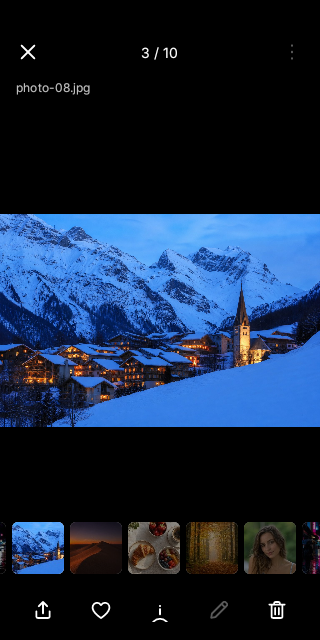
#> input picture hgallery/evidence/06-viewer.png, 320 x 640 px, found by its file name
$ python m02_viewer.py
#> lines starting #> are read from the running program, lines starting #| are printed output that depends on the picture
### hgallery/docs/design/lib.py
from PIL import Image, ImageDraw, ImageFont, ImageFilter
import math

# NOIR tokens, exactly as specified in the directive.
BG        = (5,5,5)
BG2       = (17,17,17)
SURFACE   = (25,25,25)
ELEVATED  = (34,34,34)
BORDER    = (56,56,56)
TEXT      = (242,240,235)
TEXT2     = (146,146,146)
ACCENT    = (242,138,54)

FONT = "/home/user/vodiwalker_panel/hgallery/app/src/main/res/font/inter_variable.ttf"
FONT_FA = "/home/user/vodiwalker_panel/gallery/app/src/main/res/font/vazirmatn_medium.ttf"

def F(size, weight=None):
    # Inter variable: PIL picks the default instance; set_variation_by_axes gives weight.
    f = ImageFont.truetype(FONT, size)
    if weight is not None:
        try:
            f.set_variation_by_axes([weight])
        except Exception:
            pass
    return f

def FA(size, weight=None):
    f = ImageFont.truetype("/home/user/vodiwalker_panel/hgallery/app/src/main/res/font/vazirmatn_medium.ttf", size)
    return f

def rrect(d, box, r, fill=None, outline=None, w=1, width=None):
    if width is not None: w = width
    d.rounded_rectangle(box, radius=r, fill=fill, outline=outline, width=w)

def text(d, xy, s, font, fill, anchor="la"):
    d.text(xy, s, font=font, fill=fill, anchor=anchor)

# [11 lines left out: function vignette, not called in this run]

def rounded(img, r):
    mask = Image.new("L", img.size, 0)
    ImageDraw.Draw(mask).rounded_rectangle((0, 0, img.size[0] - 1, img.size[1] - 1), radius=r, fill=255)
    out = Image.new("RGBA", img.size, (0, 0, 0, 0))
    out.paste(img, (0, 0), mask)
    return out

# [6 lines left out: function phone_frame, not called in this run]

### hgallery/docs/design/m02_viewer.py
import lib
from lib import BG, SURFACE, ELEVATED, BORDER, TEXT, TEXT2, ACCENT, F, rrect, text, rounded
from PIL import Image, ImageDraw

S = 2
W, H = 390, 844
w, h = W * S, H * S
def px(v): return int(v * S)

canvas = Image.new("RGB", (w, h), (0, 0, 0))
#> canvas: PIL image 780x1688 RGB; every value is 0
d = ImageDraw.Draw(canvas)

# ── the photograph ───────────────────────────────────────────────────────────
# Its own evidence, cropped to the photo band, sitting between the chrome zones.
src = Image.open("/tmp/mock/06-viewer.png").convert("RGB")
photo = src.crop((0, 150, 320, 470)).resize((w, px(320)), Image.LANCZOS)
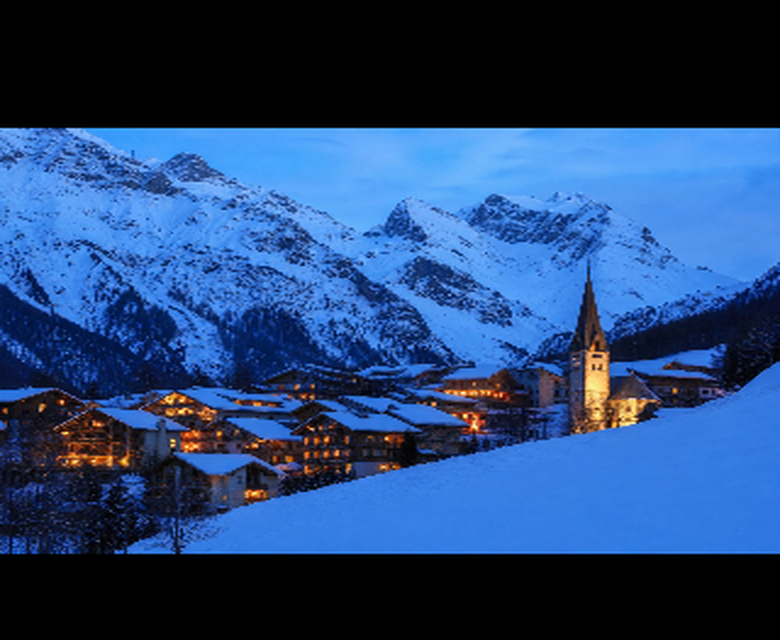
#> photo: PIL image 780x640 RGB; mean R, G, B 36.9, 68.4, 115.7
PHOTO_Y = 152
canvas.paste(photo, (0, px(PHOTO_Y)))

# top scrim over the photo so white chrome stays legible on a bright sky
top_scrim = Image.new("RGBA", (w, px(120)), (0, 0, 0, 0))
#> top_scrim: PIL image 780x240 RGBA; every value is 0
sd = ImageDraw.Draw(top_scrim)
for i in range(px(120)):
    sd.line((0, i, w, i), fill=(0, 0, 0, int(170 * (1 - i / px(120)))))
canvas.paste(Image.alpha_composite(canvas.crop((0, px(PHOTO_Y), w, px(PHOTO_Y) + px(120))).convert("RGBA"), top_scrim).convert("RGB"), (0, px(PHOTO_Y)))

# ── top chrome ───────────────────────────────────────────────────────────────
text(d, (px(24), px(26)), "9:41", F(px(13), 600), TEXT)

d.ellipse((px(14), px(48), px(62), px(96)), fill=(22, 22, 22))
d.line((px(31), px(65), px(45), px(79)), fill=TEXT, width=px(2))
d.line((px(45), px(65), px(31), px(79)), fill=TEXT, width=px(2))

text(d, (px(W/2), px(64)), "4 of 1,284", F(px(13), 500), (255, 255, 255, 215), anchor="ma")

for cx in (340, 376):
    d.ellipse((px(cx - 19), px(52), px(cx + 19), px(90)), fill=(22, 22, 22))
d.ellipse((px(334), px(66), px(346), px(78)), outline=TEXT, width=px(2))
d.line((px(340), px(66), px(340), px(60)), fill=TEXT, width=px(2))
for yy in (65, 71, 77):
    d.ellipse((px(374), px(yy - 2), px(378), px(yy + 2)), fill=TEXT)

# ── the info panel: directly under the photograph ────────────────────────────
PANEL_Y = PHOTO_Y + 320 + 20
rrect(d, (px(16), px(PANEL_Y), px(W - 16), px(PANEL_Y + 62)), px(18), fill=(15, 15, 15))
rrect(d, (px(16), px(PANEL_Y), px(W - 16), px(PANEL_Y + 62)), px(18), outline=(38, 38, 38), w=px(1))
text(d, (px(34), px(PANEL_Y + 11)), "IMG_2042.HEIC", F(px(14), 600), TEXT)
text(d, (px(34), px(PANEL_Y + 33)), "24 Nov 2024 · 12.4 MP · 4.2 MB", F(px(11.5), 400), TEXT2)
d.line((px(W - 46), px(PANEL_Y + 24), px(W - 38), px(PANEL_Y + 32)), fill=TEXT2, width=px(2))
d.line((px(W - 38), px(PANEL_Y + 32), px(W - 30), px(PANEL_Y + 24)), fill=TEXT2, width=px(2))

# ── filmstrip ────────────────────────────────────────────────────────────────
STRIP_Y = H - 132
g = Image.open("/tmp/mock/01-photos.png").convert("RGB")
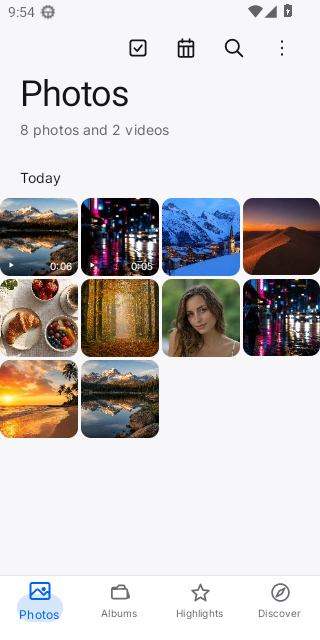
#> input picture hgallery/evidence/01-photos.png, 320 x 640 px, found by its file name
CELL = 54
cells = [g.crop(b) for b in [(1,200,76,276),(82,200,157,276),(162,200,238,276),(242,200,316,276),(1,286,76,356),(162,286,238,356)]]
#> cells = 6 items
cx = 16
for i, c in enumerate(cells):
    im = c.resize((px(CELL), px(CELL)), Image.LANCZOS)
    canvas.paste(rounded(im, px(10)), (px(cx), px(STRIP_Y)), rounded(im, px(10)))
    if i == 3:
        rrect(d, (px(cx - 2), px(STRIP_Y - 2), px(cx + CELL + 2), px(STRIP_Y + CELL + 2)), px(12), outline=ACCENT, w=px(2))
        d.rounded_rectangle((px(cx + 16), px(STRIP_Y + CELL + 7), px(cx + CELL - 16), px(STRIP_Y + CELL + 9)), radius=px(1), fill=ACCENT)
    cx += CELL + 9
#> this loop made 6 passes
#> cx on passes 1 to 6: 79, 142, 205, 268, 331, 394
#> pass 1, `im = c.resize((px(CELL), px(CELL)), Image.LANCZOS)`:
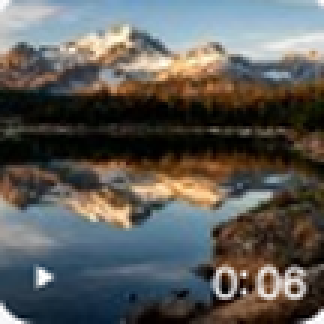
#> im: PIL image 108x108 RGB (shown 3 times larger); mean R, G, B 91.8, 91.1, 88
#> pass 2, `im = c.resize((px(CELL), px(CELL)), Image.LANCZOS)`:
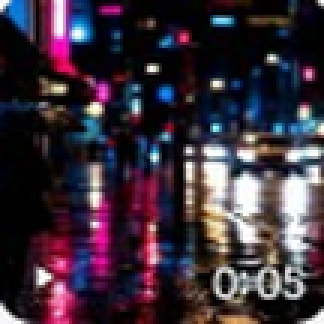
#> im: PIL image 108x108 RGB (shown 3 times larger); mean R, G, B 59.1, 46.4, 58.7
#> after the loop:
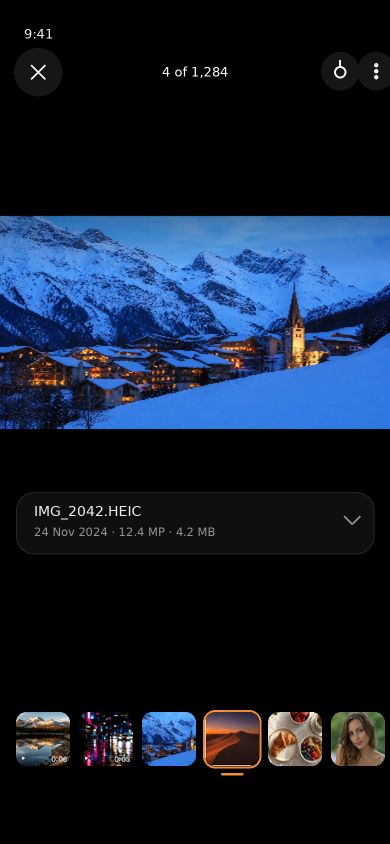
#> canvas: PIL image 780x1688 RGB (shown at 1/2 size); mean R, G, B 20.2, 30.9, 48
#> after the loop:
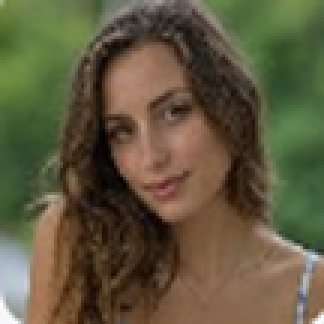
#> im: PIL image 108x108 RGB (shown 3 times larger); mean R, G, B 96.1, 88.7, 62.5
#> after the loop, cx = 394

# the strip fades on the right so it reads as scrollable
fade = Image.new("RGBA", (px(64), px(CELL + 20)), (0, 0, 0, 0))
#> fade: PIL image 128x148 RGBA; every value is 0
fd = ImageDraw.Draw(fade)
for i in range(px(64)):
    fd.line((i, 0, i, px(CELL + 20)), fill=(0, 0, 0, int(255 * i / px(64))))
canvas.paste(Image.alpha_composite(canvas.crop((px(W - 64), px(STRIP_Y - 6), w, px(STRIP_Y - 6) + px(CELL + 20))).convert("RGBA"), fade).convert("RGB"), (px(W - 64), px(STRIP_Y - 6)))

# ── action row ───────────────────────────────────────────────────────────────
ROW_Y = H - 44
acts = ["share", "heart", "rotate", "delete"]
start = W / 2 - 1.5 * 66
for i, a in enumerate(acts):
    cx0 = start + i * 66
    d.ellipse((px(cx0 - 21), px(ROW_Y - 21), px(cx0 + 21), px(ROW_Y + 21)), fill=(18, 18, 18))
    if a == "heart":
        d.polygon([(px(cx0), px(ROW_Y + 8)), (px(cx0 - 8), px(ROW_Y - 1)), (px(cx0 - 8), px(ROW_Y - 7)),
                   (px(cx0), px(ROW_Y - 1)), (px(cx0 + 8), px(ROW_Y - 7)), (px(cx0 + 8), px(ROW_Y - 1))], fill=ACCENT)
    elif a == "share":
        d.line((px(cx0), px(ROW_Y + 9), px(cx0), px(ROW_Y - 6)), fill=TEXT, width=px(2))
        d.line((px(cx0 - 6), px(ROW_Y), px(cx0), px(ROW_Y - 6)), fill=TEXT, width=px(2))
        d.line((px(cx0 + 6), px(ROW_Y), px(cx0), px(ROW_Y - 6)), fill=TEXT, width=px(2))
        d.line((px(cx0 - 8), px(ROW_Y + 3), px(cx0 - 8), px(ROW_Y + 9)), fill=TEXT, width=px(2))
        d.line((px(cx0 + 8), px(ROW_Y + 3), px(cx0 + 8), px(ROW_Y + 9)), fill=TEXT, width=px(2))
    elif a == "rotate":
        d.arc((px(cx0 - 8), px(ROW_Y - 8), px(cx0 + 8), px(ROW_Y + 8)), 45, 340, fill=TEXT, width=px(2))
        d.polygon([(px(cx0 + 5), px(ROW_Y - 10)), (px(cx0 + 10), px(ROW_Y - 4)), (px(cx0 + 3), px(ROW_Y - 3))], fill=TEXT)
    else:
        d.line((px(cx0 - 7), px(ROW_Y - 7), px(cx0 + 7), px(ROW_Y - 7)), fill=TEXT, width=px(2))
        rrect(d, (px(cx0 - 5), px(ROW_Y - 7), px(cx0 + 5), px(ROW_Y + 8)), px(2), outline=TEXT, w=px(2))
        d.line((px(cx0 - 2), px(ROW_Y - 10), px(cx0 + 2), px(ROW_Y - 10)), fill=TEXT, width=px(2))

canvas.resize((W, H), Image.LANCZOS).save("/tmp/mock/02-viewer.png")
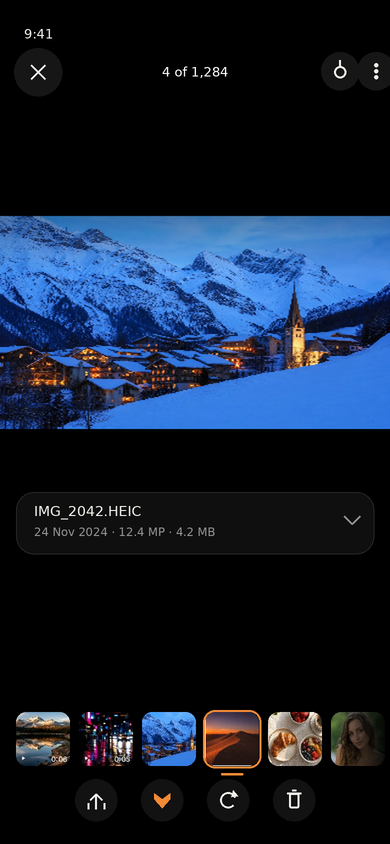
#> saved as 02-viewer.png: PIL image 390x844 RGB; mean R, G, B 20.4, 31.1, 48.3
print("saved 02-viewer.png")
